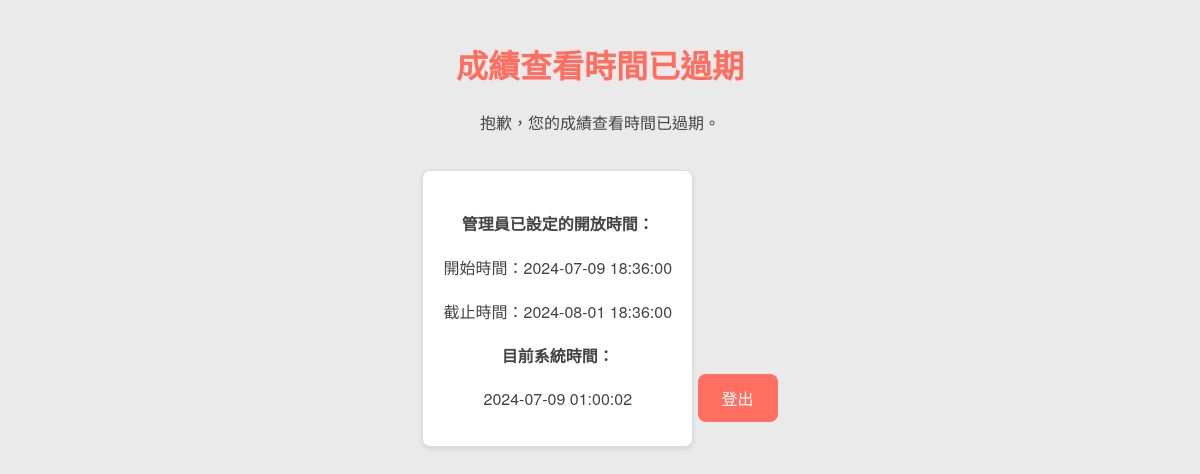
Screenshot of /grades (signed in) with the database file from the repository.
### app.py (models this page shows)
class Student(db.Model):
    id = db.Column(db.Integer, primary_key=True)
    username = db.Column(db.String(50), unique=True, nullable=False)
    password = db.Column(db.String(60), nullable=False)
    math = db.Column(db.Integer)
    science = db.Column(db.Integer)
    leaves = db.relationship('Leave', backref='student', lazy=True)
    grade_access_start_time = db.Column(db.DateTime)  # 新字段：成績查看開始時間
    grade_access_end_time = db.Column(db.DateTime)  # 新字段：成績查看結束時間

### app.py (the view)
@app.route('/grades')
def grades():
    if 'username' in session and session.get('role') == 'student':
        student = Student.query.filter_by(username=session['username']).first()
        if student:
            current_time = datetime.now()
            if (not student.grade_access_start_time or current_time < student.grade_access_start_time) or \
                    (student.grade_access_end_time and current_time > student.grade_access_end_time):
                return render_template('grade_access_expired.html', student=student)  # Pass student to the template
            student_grades = Grade.query.filter_by(student_id=student.id).all()
            return render_template('grades.html', grades=student_grades, student=student)
    return redirect('/')

### templates/grade_access_expired.html (shortened to what this page needs)
<!DOCTYPE html>
<html lang="zh-TW">
<head>
</head>
<body>
    <h1>成績查看時間已過期</h1>
    <p>抱歉，您的成績查看時間已過期。</p>
    <div class="time-info">
        {% if student.grade_access_start_time and student.grade_access_end_time %}
        <div>
            <p><strong>管理員已設定的開放時間：</strong></p>
            <p>開始時間：{{ student.grade_access_start_time }}</p>
            <p>截止時間：{{ student.grade_access_end_time }}</p>
        </div>
        {% endif %}
        <div id="current-time">
            <p><strong>目前系統時間：</strong></p>
            <p id="system-time"></p>
        </div>
    </div>
    <a class="logout-button" href="/logout">登出</a>
</body>
</html>

### templates/grade_access_expired.html (style rules this page uses)
body { font-family: 'Helvetica Neue', Arial, sans-serif; margin: 0; padding: 20px; background-color: #eaeaea; text-align: center; color: #444; }
h1 { color: #ff6f61; }
p { margin-top: 20px; }
.time-info { margin-top: 20px; border: 1px solid #ddd; padding: 20px; background-color: #fff; border-radius: 8px; text-align: left; display: inline-block; text-align: center; box-shadow: 0 2px 4px rgba(0,0,0,0.1); }
.logout-button { display: inline-block; padding: 12px 24px; background-color: #ff6f61; color: white; text-decoration: none; border-radius: 8px; margin-top: 40px; transition: background-color 0.3s; }

### rows the page displays
Student: grade_access_start_time "2024-07-09 18:36:00", grade_access_end_time "2024-08-01 18:36:00"
